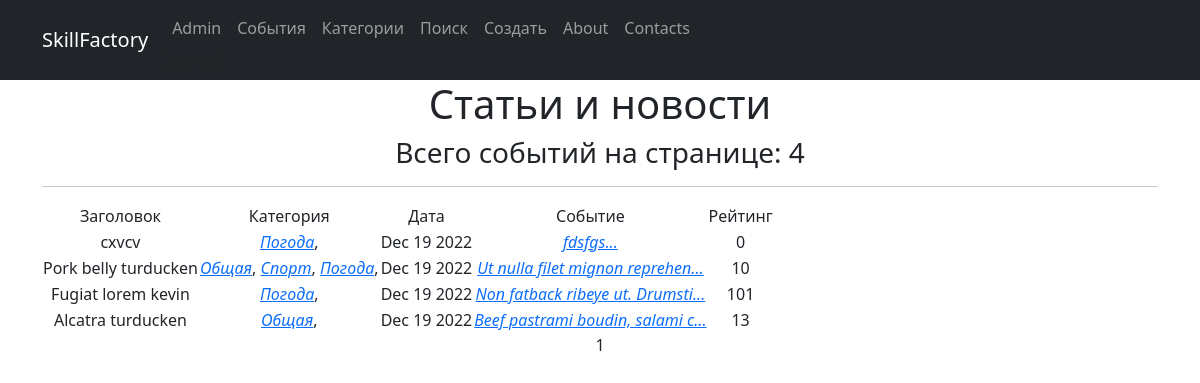
The page /news/ on the database as committed earlier.
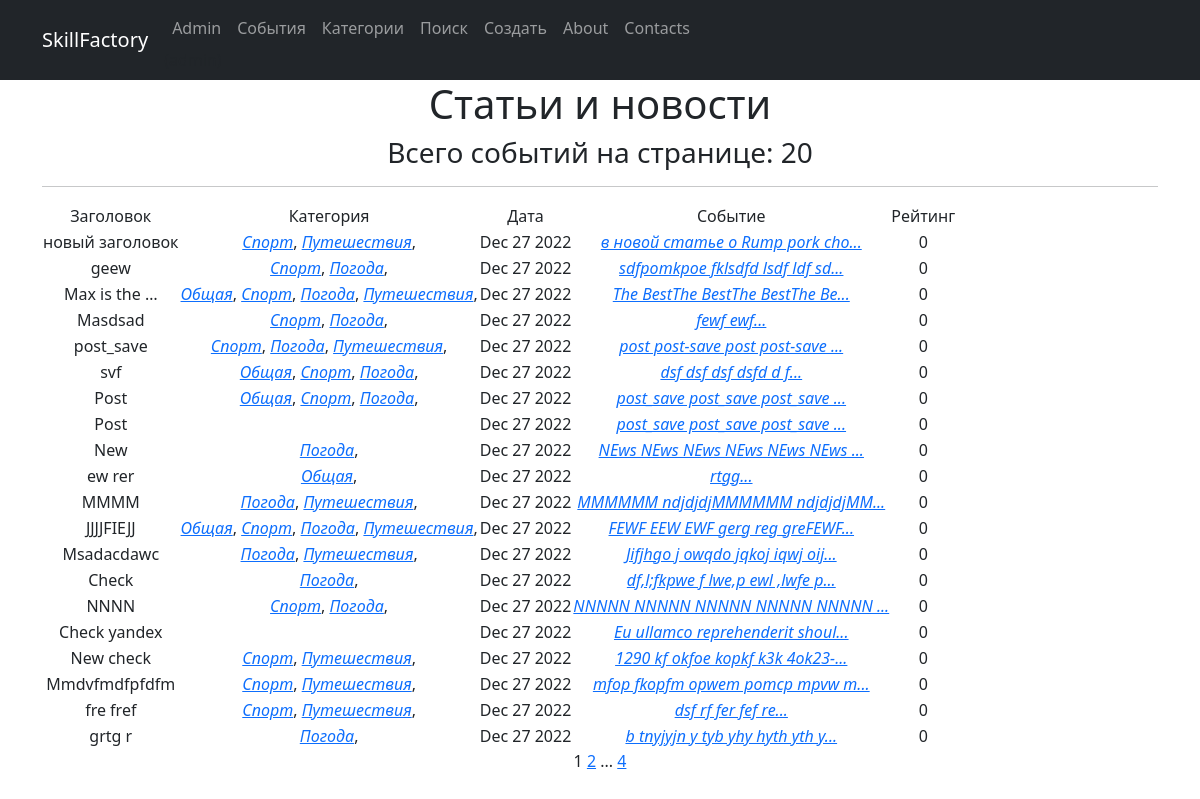
The same page on the database as committed later.
### News/models.py (models this page shows, shortened)
class Post(models.Model):
    type = models.CharField(max_length=255, choices=TYPE, default=article)
    creation_time = models.DateTimeField(auto_now_add=True)
    title = models.CharField(max_length=255)
    text = models.TextField()
    rating = models.IntegerField(default=0)
    author = models.ForeignKey(Author, on_delete=models.CASCADE)
    category = models.ManyToManyField(Category)
    def preview(self):
        return f"{self.text[:30]}..."

class Category(models.Model):
    category_name = models.CharField(max_length=255, unique=True)
    subscribers = models.ManyToManyField(User)
    def __str__(self):
        return f'{self.category_name}'

### News/views.py (the view)
# urls.py: path('', PostsList.as_view(), name='post_list'),
class PostsList(ListView):
    model = Post
    ordering = '-creation_time'
    template_name = 'news.html'
    context_object_name = 'news'
    paginate_by = 20

### News/templatetags/custom_filters.py (called while the page is built)
@register.filter()
def censor(t):
    txt = t.split()
    for i in range(len(txt)):
        if txt[i] in censor_list:
            stars_num = '*'*len(txt[i])
            txt[i] = ''.join(stars_num)
        res = ' '.join(txt)
        return f'{res}'

### templates/news.html (shortened to what this page needs)
{% extends 'flatpages/default.html' %}
{% load custom_filters %}
{% load custom_tags %}
{% load cache %}
{% cache 300 content %}
{% block content %}
   <h1>Статьи и новости</h1>
   <h3>Всего событий на странице: {{ news|length }}</h3>
<hr>
   {% if news %}
       <table>
           <tr>
               <td>Заголовок</td>
               <td>Категория</td>
               <td>Дата</td>
               <td>Событие</td>
               <td>Рейтинг</td>
           </tr>
           {% for post in news %}
           <tr>
               <td>{{ post.title|truncatewords:3|censor }}</td>
               <td>{% for category in post.category.all %}
    <a href="http://127.0.0.1:8000/news/categories/{{ category.id }}"><i> {{ category }}</i></a>,
{% endfor %}</td>
               <td>{{ post.creation_time|date:'M d Y' }}</td>
               <td><a href="http://127.0.0.1:8000/news/{{ post.id }}"><i> {{ post.preview|censor }} </i></a></td>
               <td>{{ post.rating }}</td>
           </tr>
           {% endfor %}
       </table>
   {% else %}
       <h2>Статей нет!</h2>
   {% endif %}
   {{ page_obj.number }}
   {% if page_obj.has_next %}
       <a href="?page={{ page_obj.next_page_number }}">{{ page_obj.next_page_number }}</a>
       {% if paginator.num_pages != page_obj.next_page_number %}
           ...
           <a href="?page={{ page_obj.paginator.num_pages }}">{{ page_obj.paginator.num_pages }}</a>
       {% endif %}
   {% endif %}
{% endblock content %}
{% endcache %}

Rows that differ between the two databases and show on the page:
no longer on this page (row unchanged): Post: title|censor "cxvcv", creation_time "Dec 19 2022", preview|censor "fdsfgs...", rating "0", Category (category_name "Погода")
no longer on this page (row unchanged): Post: title|censor "Pork belly turducken", creation_time "Dec 19 2022", preview|censor "Ut nulla filet mignon reprehen...", rating "10", Category (category_name "Общая"), Category (category_name "Спорт"), Category (category_name "Погода")
no longer on this page (row unchanged): Post: title|censor "Fugiat lorem kevin", creation_time "Dec 19 2022", preview|censor "Non fatback ribeye ut. Drumsti...", rating "101", Category (category_name "Погода")
no longer on this page (row unchanged): Post: title|censor "Alcatra turducken", creation_time "Dec 19 2022", preview|censor "Beef pastrami boudin, salami c...", rating "13", Category (category_name "Общая")
added Post: title|censor "новый заголовок", creation_time "Dec 27 2022", preview|censor "в новой статье о Rump pork cho...", rating "0", Category (category_name "Спорт")
now on this page (row unchanged): Category: category_name "Путешествия"
added Post: title|censor "geew", creation_time "Dec 27 2022", preview|censor "sdfpomkpoe fklsdfd lsdf ldf sd...", rating "0", Category (category_name "Спорт"), Category (category_name "Погода")
added Post: title|censor "Max is the …", creation_time "Dec 27 2022", preview|censor "The BestThe BestThe BestThe Be...", rating "0", Category (category_name "Общая"), Category (category_name "Спорт"), Category (category_name "Погода")
added Post: title|censor "Masdsad", creation_time "Dec 27 2022", preview|censor "fewf ewf...", rating "0", Category (category_name "Спорт"), Category (category_name "Погода")
added Post: title|censor "post_save", creation_time "Dec 27 2022", preview|censor "post post-save post post-save ...", rating "0", Category (category_name "Спорт"), Category (category_name "Погода")
added Post: title|censor "svf", creation_time "Dec 27 2022", preview|censor "dsf dsf dsf dsfd d f...", rating "0", Category (category_name "Общая"), Category (category_name "Спорт"), Category (category_name "Погода")
added Post: title|censor "Post", creation_time "Dec 27 2022", preview|censor "post_save post_save post_save ...", rating "0", Category (category_name "Общая"), Category (category_name "Спорт"), Category (category_name "Погода")
added Post: title|censor "Post", creation_time "Dec 27 2022", preview|censor "post_save post_save post_save ...", rating "0"
added Post: title|censor "New", creation_time "Dec 27 2022", preview|censor "NEws NEws NEws NEws NEws NEws ...", rating "0", Category (category_name "Погода")
added Post: title|censor "ew rer", creation_time "Dec 27 2022", preview|censor "rtgg...", rating "0", Category (category_name "Общая")
added Post: title|censor "MMMM", creation_time "Dec 27 2022", preview|censor "MMMMMM ndjdjdjMMMMMM ndjdjdjMM...", rating "0", Category (category_name "Погода")
added Post: title|censor "JJJJFIEJJ", creation_time "Dec 27 2022", preview|censor "FEWF EEW EWF gerg reg greFEWF...", rating "0", Category (category_name "Общая"), Category (category_name "Спорт"), Category (category_name "Погода")
added Post: title|censor "Msadacdawc", creation_time "Dec 27 2022", preview|censor "Jifjhgo j owqdo jqkoj iqwj oij...", rating "0", Category (category_name "Погода")
added Post: title|censor "Check", creation_time "Dec 27 2022", preview|censor "df,l;fkpwe f lwe,p ewl ,lwfe p...", rating "0", Category (category_name "Погода")
added Post: title|censor "NNNN", creation_time "Dec 27 2022", preview|censor "NNNNN NNNNN NNNNN NNNNN NNNNN ...", rating "0", Category (category_name "Спорт"), Category (category_name "Погода")
added Post: title|censor "Check yandex", creation_time "Dec 27 2022", preview|censor "Eu ullamco reprehenderit shoul...", rating "0"
added Post: title|censor "New check", creation_time "Dec 27 2022", preview|censor "1290 kf okfoe kopkf k3k 4ok23-...", rating "0", Category (category_name "Спорт")
added Post: title|censor "Mmdvfmdfpfdfm", creation_time "Dec 27 2022", preview|censor "mfop fkopfm opwem pomcp mpvw m...", rating "0", Category (category_name "Спорт")
added Post: title|censor "fre fref", creation_time "Dec 27 2022", preview|censor "dsf rf fer fef re...", rating "0", Category (category_name "Спорт")
added Post: title|censor "grtg r", creation_time "Dec 27 2022", preview|censor "b tnyjyjn y tyb yhy hyth yth y...", rating "0", Category (category_name "Погода")
Other text that changed with them:
{{ news|length }}: "4" → "20"
{{ page_obj.next_page_number }}: (not shown) → "2"
{{ page_obj.paginator.num_pages }}: (not shown) → "4"
